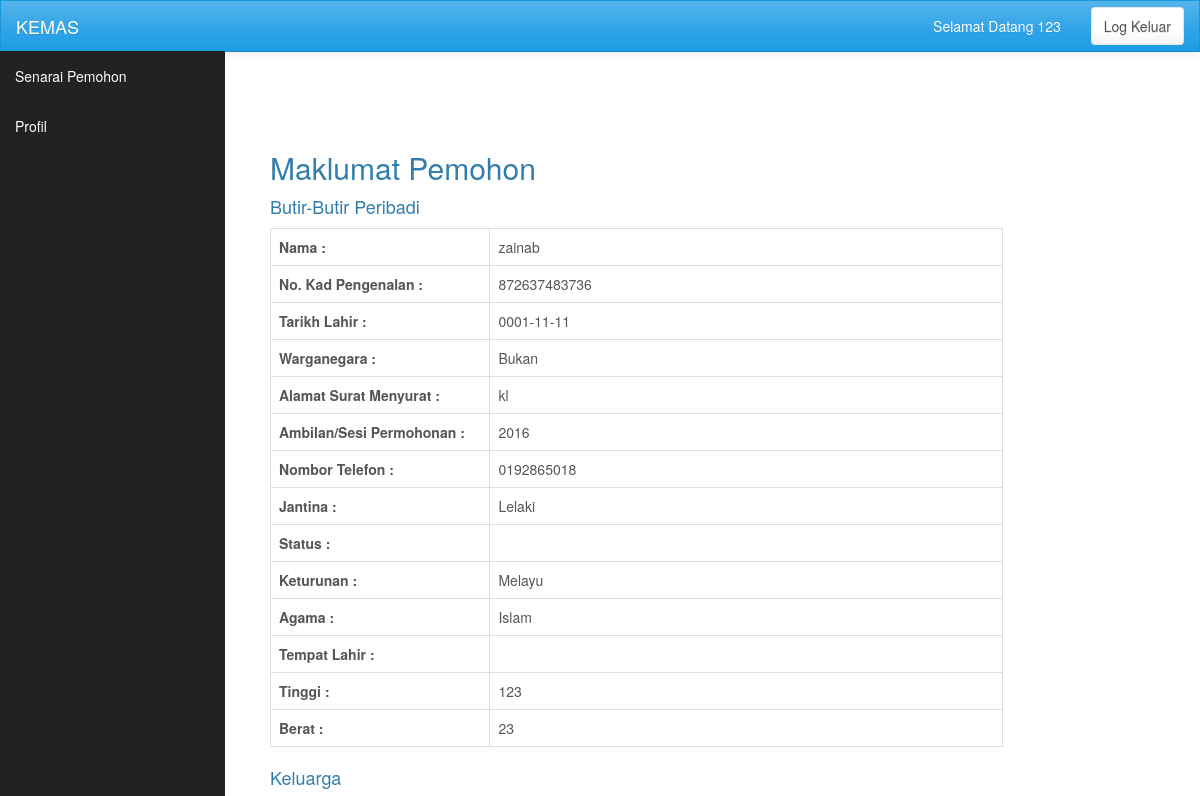
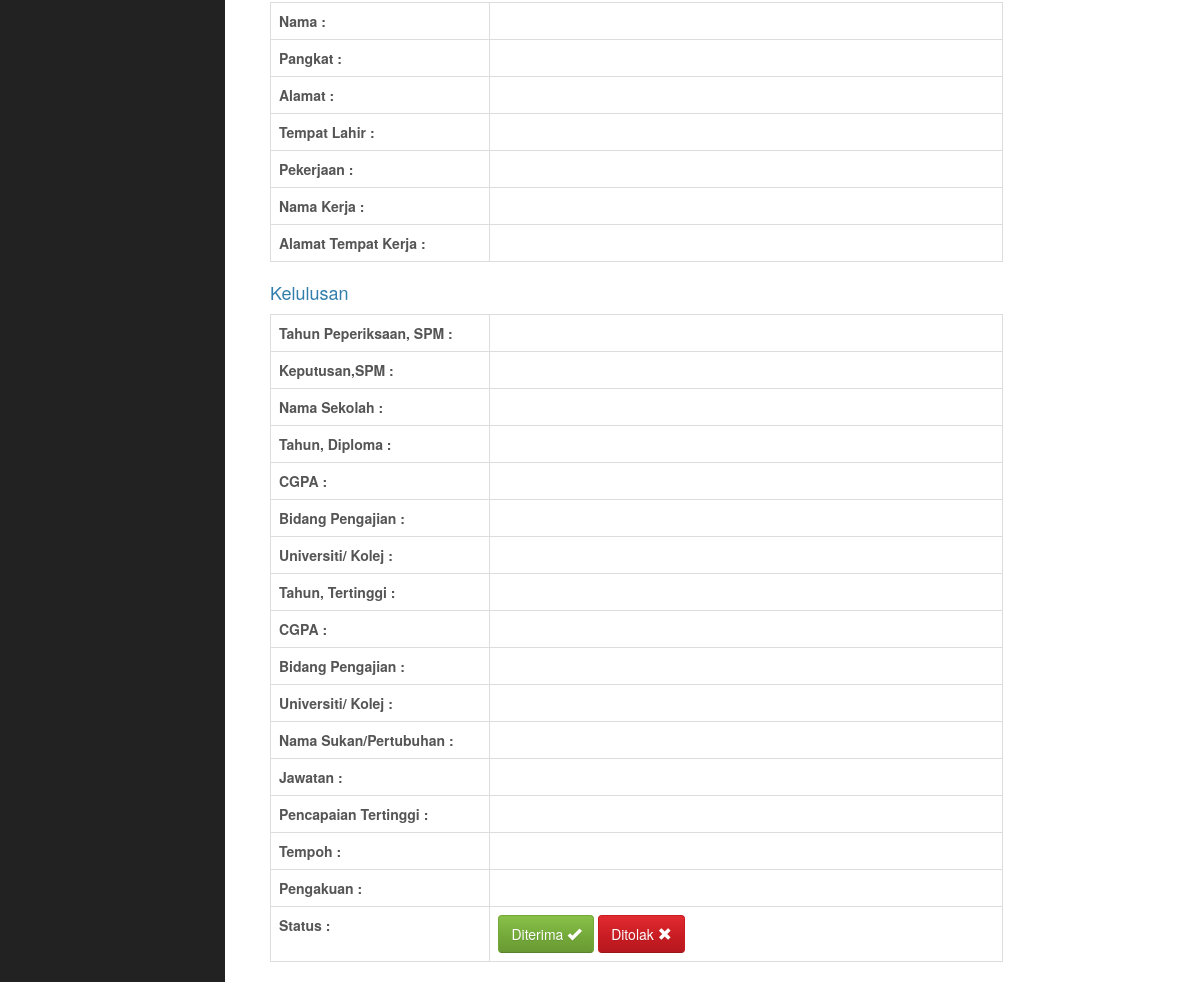
The app's page /view_admin.php?id=zainab (signed in) with its own data (2 pictures, top to bottom).
### tables this page shows
CREATE TABLE `permohonan` (
  `id` int(1) NOT NULL,
  `username` varchar(255) NOT NULL,
  `nama` varchar(255) DEFAULT NULL,
  `no_kp` varchar(255) DEFAULT NULL,
  `tarikhlahir` date DEFAULT NULL,
  `warganegara` varchar(255) DEFAULT NULL,
  `alamat` varchar(255) DEFAULT NULL,
  `ambilan` varchar(255) DEFAULT NULL,
  `notel` varchar(255) DEFAULT NULL,
  `jantina` varchar(255) DEFAULT NULL,
  `status` varchar(255) DEFAULT NULL,
  `keturunan` varchar(255) DEFAULT NULL,
  `agama` varchar(255) DEFAULT NULL,
  `tempatlahir` varchar(255) DEFAULT NULL,
  `tinggi` varchar(255) DEFAULT NULL,
  `berat` varchar(255) DEFAULT NULL,
  `nama_keluarga` varchar(255) DEFAULT NULL,
  `pangkat` varchar(255) DEFAULT NULL,
  `alamat_keluarga` varchar(255) DEFAULT NULL,
  `tempatlahir_keluarga` varchar(255) DEFAULT NULL,
  `pekerjaan` varchar(255) DEFAULT NULL,
  `namakerja` varchar(255) DEFAULT NULL,
  `alamatkerja` varchar(255) DEFAULT NULL,
  `tahun_spm` varchar(255) DEFAULT NULL,
  `keputusan_spm` varchar(255) DEFAULT NULL,
  `namasek_spm` varchar(255) DEFAULT NULL,
  `tahun_dip` varchar(255) DEFAULT NULL,
  `cgpa_dip` varchar(255) DEFAULT NULL,
  `bidang_dip` varchar(255) DEFAULT NULL,
  `universiti_dip` varchar(255) DEFAULT NULL,
  `tahun_tinggi` varchar(255) DEFAULT NULL,
  `cgpa_tinggi` varchar(255) DEFAULT NULL,
  `bidang_tinggi` varchar(255) DEFAULT NULL,
  `universiti_tinggi` varchar(255) DEFAULT NULL,
  `nama_sukan` varchar(255) DEFAULT NULL,
  `jawatan` varchar(255) DEFAULT NULL,
  `pencapaian` varchar(255) DEFAULT NULL,
  `tempoh` varchar(255) DEFAULT NULL,
  `syarat` varchar(255) DEFAULT NULL,
  `status_admin` varchar(255) DEFAULT 'Dalam proses',
  `iv_date` varchar(255) DEFAULT NULL
);

### view_admin.php (the view, shortened to what this page needs)
<?php
$id = $_GET['id'];
include "inc/dbconn.php";
$view = "SELECT * FROM permohonan WHERE nama = '$id' ";
$run = mysqli_query($db, $view);
$row = mysqli_fetch_assoc($run);
include "inc/header.php";
include "inc/nav_app.php";
?>
	<div id="wrapper">
		<div class="content">
			<div class="col-md-10">
				<h2>Maklumat Pemohon</h2>
				<table class="table table-bordered table-hover">
					<tbody>
						<h4>Butir-Butir Peribadi</h4>
						<tr>
							<th width="30%">Nama :</th>
							<td>
								<?php echo $row['nama']?>
							</td>
						</tr>
						<tr>
							<th>No. Kad Pengenalan : </th>
							<td>
								<?php echo $row['no_kp']?>
							</td>
						</tr>
						<tr>
							<th>Tarikh Lahir : </th>
							<td>
								<?php echo $row['tarikhlahir']?>
							</td>
						</tr>
						<tr>
							<th>Warganegara : </th>
							<td>
								<?php echo $row['warganegara']?>
							</td>
						</tr>
						<tr>
							<th>Alamat Surat Menyurat : </th>
							<td>
								<?php echo $row['alamat']?>
							</td>
						</tr>
						<tr>
							<th>Ambilan/Sesi Permohonan : </th>
							<td>
								<?php echo $row['ambilan']?>
							</td>
						</tr>
						<tr>
							<th>Nombor Telefon : </th>
							<td>
								<?php echo $row['notel']?>
							</td>
						</tr>
						<tr>
							<th>Jantina : </th>
							<td>
								<?php echo $row['jantina']?>
							</td>
						</tr>
						<tr>
							<th>Status : </th>
							<td>
							</td>
						</tr>
						<tr>
							<th>Keturunan : </th>
							<td>
								<?php echo $row['keturunan']?>
							</td>
						</tr>
						<tr>
							<th>Agama : </th>
							<td>
								<?php echo $row['agama']?>
							</td>
						</tr>
						<tr>
							<th>Tempat Lahir : </th>
							<td>
							</td>
						</tr>
						<tr>
							<th>Tinggi : </th>
							<td>
								<?php echo $row['tinggi']?>
							</td>
						</tr>
						<tr>
							<th>Berat : </th>
							<td>
								<?php echo $row['berat']?>
							</td>
						</tr>
					</tbody>
				</table>
				<table class="table table-bordered table-hover">
					<tbody>
						<h4>Keluarga</h4>
						<tr>
							<th width="30%">Nama : </th>
							<td>
							</td>
						</tr>
						<tr>
							<th>Pangkat : </th>
							<td>
							</td>
						</tr>
						<tr>
							<th>Alamat : </th>
							<td>
							</td>
						</tr>
						<tr>
							<th>Tempat Lahir : </th>
							<td>
							</td>
						</tr>
						<tr>
							<th>Pekerjaan : </th>
							<td>
							</td>
						</tr>
						<tr>
							<th>Nama Kerja : </th>
							<td>
							</td>
						</tr>
						<tr>
							<th>Alamat Tempat Kerja : </th>
							<td>
							</td>
						</tr>
					</tbody>
				</table>
				<table class="table table-bordered table-hover">
					<tbody>
						<h4>Kelulusan</h4>
						<tr>
							<th width="30%">Tahun Peperiksaan, SPM : </th>
							<td>
							</td>
						</tr>
						<tr>
							<th>Keputusan,SPM : </th>
							<td>
							</td>
						</tr>
						<tr>
							<th>Nama Sekolah : </th>
							<td>
							</td>
						</tr>
						<tr>
							<th>Tahun, Diploma : </th>
							<td>
							</td>
						</tr>
						<tr>
							<th>CGPA : </th>
							<td>
							</td>
						</tr>
						<tr>
							<th>Bidang Pengajian : </th>
							<td>
							</td>
						</tr>
						<tr>
							<th>Universiti/ Kolej : </th>
							<td>
							</td>
						</tr>
						<tr>
							<th>Tahun, Tertinggi : </th>
							<td>
							</td>
						</tr>
						<tr>
							<th>CGPA : </th>
							<td>
							</td>
						</tr>
						<tr>
							<th>Bidang Pengajian : </th>
							<td>
							</td>
						</tr>
						<tr>
							<th>Universiti/ Kolej : </th>
							<td>
							</td>
						</tr>
						<tr>
							<th>Nama Sukan/Pertubuhan : </th>
							<td>
							</td>
						</tr>
						<tr>
							<th>Jawatan : </th>
							<td>
							</td>
						</tr>
						<tr>
							<th>Pencapaian Tertinggi : </th>
							<td>
							</td>
						</tr>
						<tr>
							<th>Tempoh : </th>
							<td>
							</td>
						</tr>
						<tr>
							<th>Pengakuan : </th>
							<td>
							</td>
						</tr>
						<tr>
							<th>Status : </th>
							<td>
								<form class="form-inline" action="" method="POST">
									<button class="btn btn-success" name="status" value="Diterima">
									Diterima
										<span class="glyphicon glyphicon-ok"></span>
									</button>
									<button class="btn btn-danger" name="status" value="Ditolak">
										Ditolak
										<span class="glyphicon glyphicon-remove"></span>
									</button>
								</form>
							</td>
						</tr>
					</tbody>
				</table>
			</div>
		</div>

### css/app.css (style rules this page uses)
html, body { height: 100%; }
#wrapper { padding: 100px 0px 100px 225px; }
.content { padding: 30px; }

### records on screen
permohonan: nama "zainab", no_kp "872637483736", tarikhlahir "0001-11-11", warganegara "Bukan", alamat "kl", ambilan "2016", notel "0192865018", jantina "Lelaki", keturunan "Melayu", agama "Islam", tinggi "123", berat "23"

### other values on screen
$_SESSION['id_admin'] "123"
